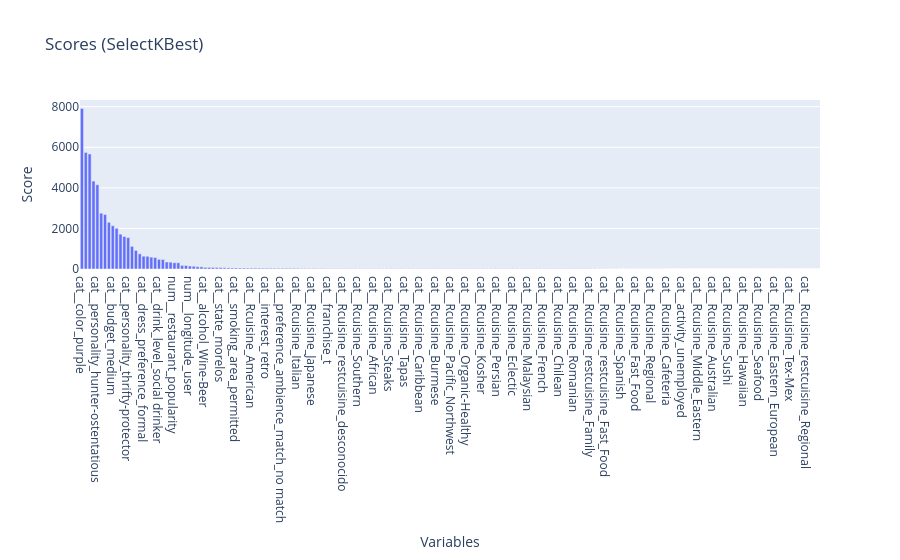

Source (notebook cell):
### Code cell
fig

### Figure 1 — Plotly figure (JSON) as saved in the notebook; plotly's stock layout.template omitted (floating-point values rounded to 4 significant figures; data arrays with more than 128 entries replaced by an {"elided": "..."} marker saying what was removed)
{"data": [{"type": "bar", "x": {"elided": "192 str values"}, "y": {"elided": "192 float values"}}], "layout": {"title": {"text": "Scores (SelectKBest)"}, "xaxis": {"title": {"text": "Variables"}}, "yaxis": {"title": {"text": "Score"}}}}
